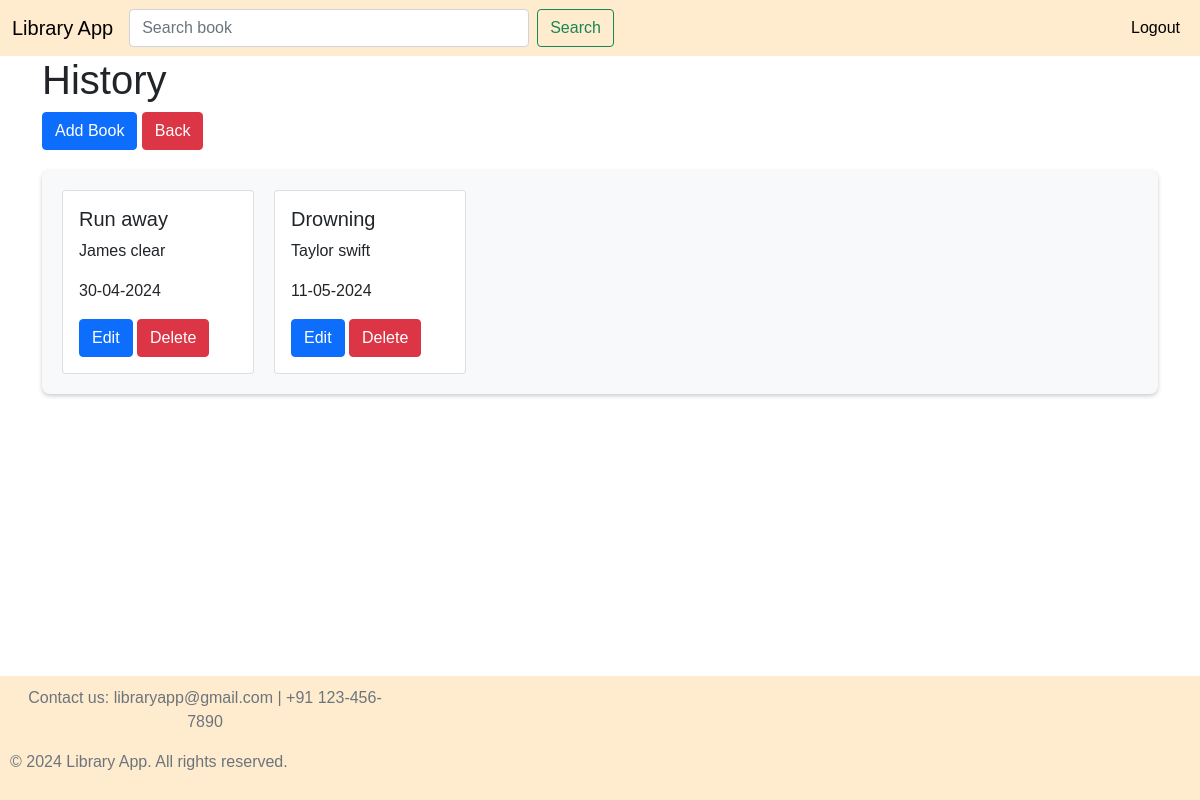
Page /section_books/1 (signed in) on the committed database.
### model.py (models this page shows)
class Section(db.Model):
    id = db.Column(db.Integer, primary_key=True, autoincrement=True, nullable=False)
    name = db.Column(db.String(100), nullable=False, unique=True)
    date_created=db.Column(db.DateTime, default=datetime.now(), nullable=False)
    description = db.Column(db.String(100), nullable=False)
    user_id = db.Column(db.Integer, db.ForeignKey('user.id'), nullable=False)
    books = db.relationship('Book', backref='section', lazy=True)
    user=db.relationship('User', backref='section', lazy=True)

class Book(db.Model):
    id = db.Column(db.Integer, primary_key=True, autoincrement=True, nullable=False)
    title = db.Column(db.String(100), nullable=False, unique=True)
    author = db.Column(db.String(100), nullable=False)
    content=db.Column(db.String, nullable=False)
    section_id = db.Column(db.Integer, db.ForeignKey('section.id'), nullable=False)
    date_issued=db.Column(db.DateTime, default=datetime.now(), nullable=False)
    date_return=db.Column(db.DateTime, nullable=False)

### app.py (the view)
@app.route("/section_books/<int:id>", methods=['GET', 'POST'])
@login_required
def section_books(id):
    section=Section.query.filter_by(id=id).first()
    if request.method == 'POST':
        query=request.form['query']
        books=Book.query.filter(db.or_(Book.title.ilike(f"%{query}%"), Book.author.ilike(f"%{query}%"))).all()
        if books:
            return render_template('section_books.html',books=books,section=section)
    books=section.books
    return render_template('section_books.html',books=books,section=section)

### app.py (called while the page is built)
@login_manager.user_loader
def load_user(user_id):
    return User.query.get(int(user_id))

### templates/section_books.html (shortened to what this page needs)
<!DOCTYPE html>
<html lang="en">
  <head>
    <link
      href="https://cdn.jsdelivr.net/npm/bootstrap@5.0.2/dist/css/bootstrap.min.css"
      rel="stylesheet"
    />
    <link rel="stylesheet" href="/static/styles.css" />
  </head>
  <body>
    <nav
      class="navbar navbar-expand-lg"
      style="background-color: blanchedalmond"
    >
      <div class="container-fluid">
        <a class="navbar-brand" href="/" style="color: black">Library App</a>
        <form
          class="d-flex"
          action="/section_books/{{section.id}}"
          method="post"
        >
          <input
            class="form-control me-2"
            type="search"
            name="query"
            placeholder="Search book"
            style="width: 400px"
            aria-label="Search"
          />
          <button class="btn btn-outline-success" type="submit">Search</button>
        </form>
        <div class="collapse navbar-collapse" id="navbarSupportedContent">
          <ul class="navbar-nav ms-auto mb-2 mb-lg-0">
            <li class="nav-item">
              <a class="nav-link active" href="/logout" style="color: black"
                >Logout</a
              >
            </li>
          </ul>
        </div>
      </div>
    </nav>
    <div class="container">
      <h1>{{section.name}}</h1>
      <div>
        <button
          class="btn btn-primary"
          onclick="window.location.href='/add_book/{{section.id}}'"
        >
          Add Book
        </button>
        <button
          class="btn btn-danger"
          onclick="window.location.href='/librarian_home'"
        >
          Back
        </button>
        <div class="section-box">
          {% if books!=[] %} {% for book in books %}
          <div class="card" style="width: 12rem">
            <div class="card-body">
              <h5>{{book.title}}</h5>
              <p class="card-text">{{book.author}}</p>
              <p class="card-text">{{book.date_return.strftime('%d-%m-%Y')}}</p>
              <button
                class="btn btn-primary"
                onclick="window.location.href='/edit_book/{{book.id}}'"
              >
                Edit
              </button>
              <button
                class="btn btn-danger"
                onclick="confirmdelete('/delete_book/{{book.id}}')"
              >
                Delete
              </button>
            </div>
          </div>
          {% endfor %} {% else %}
          <div>
            <h3>No Books Found</h3>
          </div>
          {% endif %}
        </div>
      </div>
    </div>
    <div class="footer">
      <div
        style="
          background-color: blanchedalmond;
          padding: 10px;
          position: absolute;
          bottom: 0;
          width: 100%;
        "
      >
        <p
          class="text-center text-muted"
          style="display: inline-block; margin-right: 800px; margin-left: 10px"
        >
          Contact us: libraryapp@gmail.com | +91 123-456-7890
        </p>
        <p class="text-center text-muted" style="display: inline-block">
          © 2024 Library App. All rights reserved.
        </p>
      </div>
    </div>
  </body>
</html>

### static/styles.css (style rules this page uses)
.section-box { margin-top: 20px; padding: 20px; background-color: #f8f9fa; border-radius: 8px; box-shadow: 0 2px 4px rgba(0, 0, 0, 0.2); width: 100%; display: flex; gap: 20px; overflow-x: scroll; }
* { margin: 0; padding: 0; box-sizing: border-box; font-family: sans-serif; }
html { height: 100%; box-sizing: border-box; }
body { overflow-x: hidden; position: relative; min-height: 100%; box-sizing: inherit; padding-bottom: 5rem; }

### rows in the picture
Section: name "History"
Book: title "Run away", author "James clear", date_return "30-04-2024"
Book: title "Drowning", author "Taylor swift", date_return "11-05-2024"
